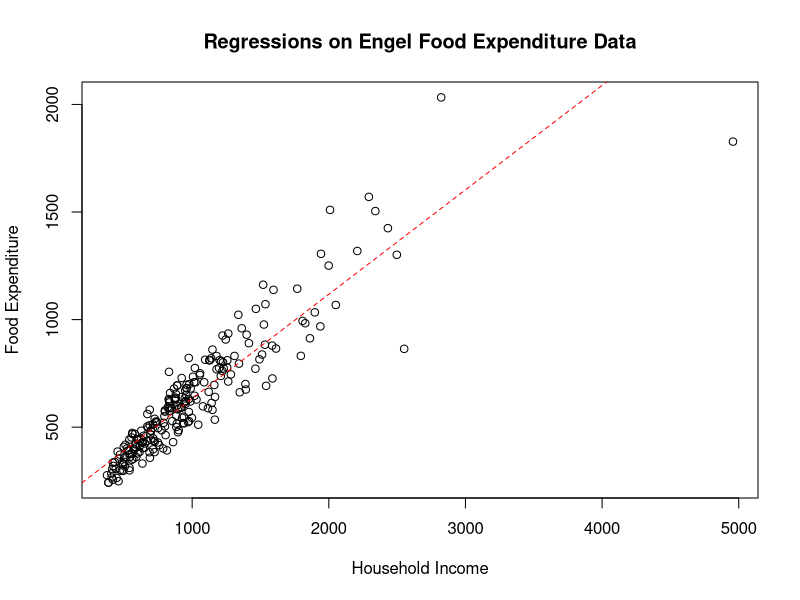
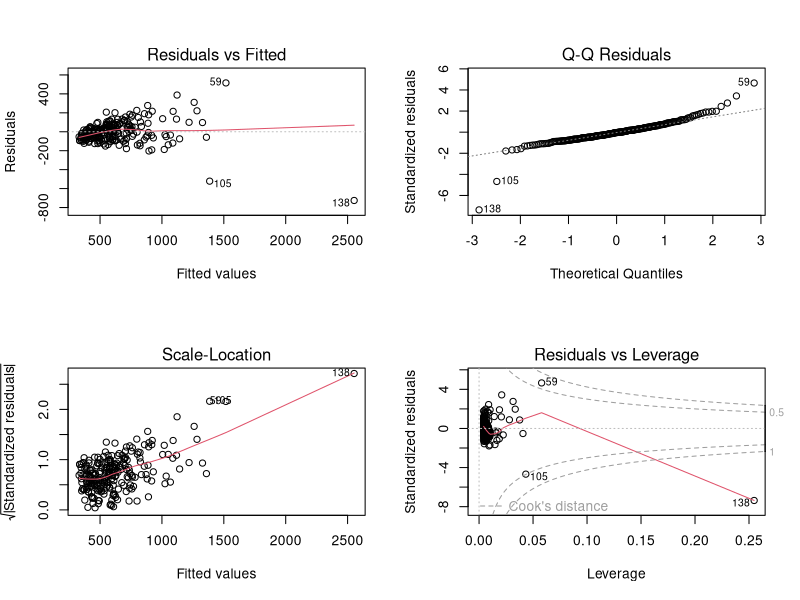

Write the R code that produced these figures, in order.
# ========================================================================================================
# Purpose:      Rscript for Quantile Regression demo.
# Author:       Neumann Chew
# DOC:          15-09-2017
# Topics:       Quantile Regression
# Data Sources: Engel in package quantreg.
#=========================================================================================================

setwd('D:/Dropbox/Schools/NBS/BC2407 Analytics 2/Wk 5 Quantile Reg')

library(quantreg)
data(engel)
write.csv(engel, "engel.csv", row.names = F, col.names = T)


# Read or write data in other software format e.g. SAS, SPSS, Stata etc..
# library(foreign)
# write.foreign(engel, "engel.csv", "engel.sas", package = "SAS", dataname = "rdata")

# explore write.xport() with xpt file name extension

# Linear Regression is inadequate -----------------------------------------

summary(engel$income)
fit.lm <- lm(engel$foodexp ~ engel$income)
summary(fit.lm)
plot(engel$income, engel$foodexp, main = 'Regressions on Engel Food Expenditure Data', xlab = 'Household Income', ylab = 'Food Expenditure')
abline(fit.lm,lty=2,col="red")

par(mfrow=c(2,2))
plot(fit.lm)
par(mfrow=c(1,1))

library(quantreg)
# Fit 50th Percentile Line (i.e. Median)
fit.p.5 <- rq(engel$foodexp ~ engel$income, tau=.5) #tau: percentile level. 0.5 is the 50th percentile (aka median).
abline(fit.p.5, col="blue")

fit.p.5
summary(fit.p.5)
summary(fit.p.5, se = "nid")

c.5 <- coef(fit.p.5)
r.5 <- resid(fit.p.5) 

# 5th, 10th, 25th, 75th, 90th, 95th percentiles.
taus <- c(.05, .1, .25, .75, .90, .95)

table <- data.frame("Tau" = 1:6, "beta0" = 1:6, "beta_Income" = 1:6)

# Plot the 6 percentile grey lines
for( i in 1:length(taus)){
  fit <- rq(engel$foodexp~engel$income,tau=taus[i])
  coef <- coef(fit)
  table$Tau[i] = taus[i]
  table$beta0[i] = coef[1]
  table$beta_Income[i] = coef[2]
  abline(fit, col = "grey")
}

print("Quantile Regression models at Various Percentiles")
table


